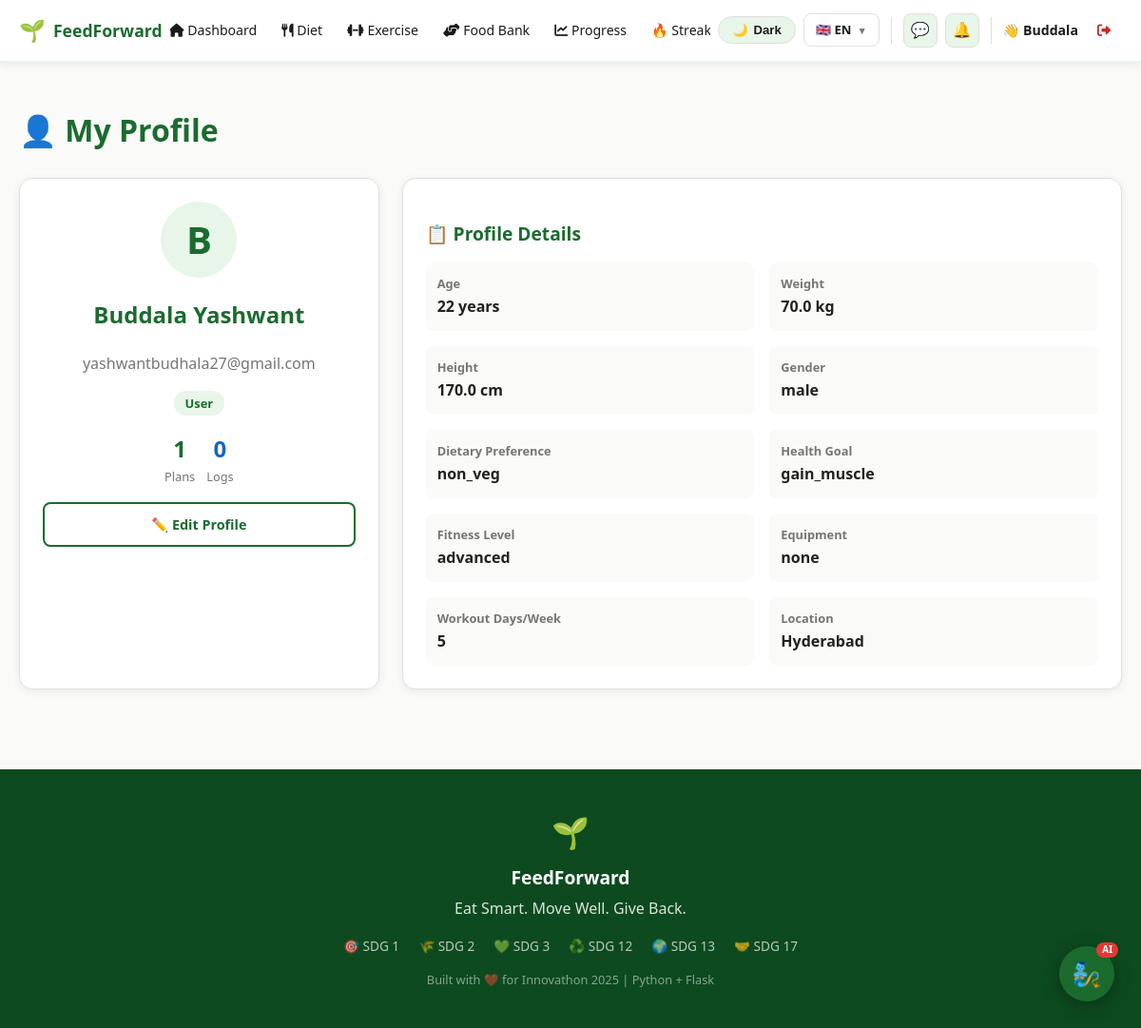
Screenshot of /profile (signed in) with the database file from the repository.
### models/user.py (models this page shows, shortened)
class User(db.Model, UserMixin):
    __tablename__ = 'users'
    id            = db.Column(db.Integer, primary_key=True)
    name          = db.Column(db.String(100), nullable=False)
    email         = db.Column(db.String(120), unique=True, nullable=False)
    password_hash = db.Column(db.String(200), nullable=False)
    role          = db.Column(db.String(20), default='user')  # user / donor / recipient / admin
    age           = db.Column(db.Integer)
    weight        = db.Column(db.Float)
    height        = db.Column(db.Float)
    gender        = db.Column(db.String(10))
    dietary_pref  = db.Column(db.String(20))   # veg / non_veg / vegan
    health_goal   = db.Column(db.String(20))   # lose_weight / gain_muscle / stay_fit
    fitness_level = db.Column(db.String(20))   # beginner / intermediate / advanced
    equipment     = db.Column(db.String(20))   # none / dumbbells / gym
    days_per_week = db.Column(db.Integer, default=4)
    location      = db.Column(db.String(200))
    latitude      = db.Column(db.Float)
    longitude     = db.Column(db.Float)
    profile_complete = db.Column(db.Boolean, default=False)
    allergies     = db.Column(db.String(200), default='')  # comma-separated e.g. "gluten,dairy,nuts"
    created_at    = db.Column(db.DateTime, default=datetime.utcnow)
    meal_plans    = db.relationship('MealPlan',     backref='user', lazy=True)
    exercise_plans= db.relationship('ExercisePlan', backref='user', lazy=True)
    donations     = db.relationship('FoodListing',  foreign_keys='FoodListing.donor_id',    backref='donor',     lazy=True)
    claims        = db.relationship('FoodListing',  foreign_keys='FoodListing.claimed_by',  backref='recipient', lazy=True)
    progress_logs = db.relationship('ProgressLog',  backref='user', lazy=True)

### routes/main.py (the view)
@main.route('/profile')
@login_required
def profile():
    from models.models import MealPlan, ExercisePlan
    total_plans = MealPlan.query.filter_by(user_id=current_user.id).count()
    total_logs  = ProgressLog.query.filter_by(user_id=current_user.id).count()
    return render_template('profile.html', total_plans=total_plans, total_logs=total_logs)

### templates/profile.html (shortened to what this page needs)
{% extends 'base.html' %}{% block title %}My Profile{% endblock %}
{% block content %}
<h1 style="font-size:2rem;font-weight:800;color:#1B6B2F;margin-bottom:24px;">👤 My Profile</h1>
<div style="display:grid;grid-template-columns:1fr 2fr;gap:24px;">
  <div class="card" style="text-align:center;">
    <div style="width:80px;height:80px;background:#E8F5E9;border-radius:50%;display:flex;align-items:center;justify-content:center;font-size:2.5rem;margin:0 auto 16px;font-weight:700;color:#1B6B2F;">{{ current_user.name[0] }}</div>
    <h2 style="font-weight:800;color:#1B6B2F;">{{ current_user.name }}</h2>
    <p style="color:#757575;">{{ current_user.email }}</p>
    <span class="badge-green">{{ current_user.role.title() }}</span>
    <div style="margin-top:16px;display:flex;gap:12px;justify-content:center;">
      <div style="text-align:center;"><div style="font-size:1.5rem;font-weight:800;color:#1B6B2F;">{{ total_plans }}</div><div style="font-size:.8rem;color:#757575;">Plans</div></div>
      <div style="text-align:center;"><div style="font-size:1.5rem;font-weight:800;color:#1565C0;">{{ total_logs }}</div><div style="font-size:.8rem;color:#757575;">Logs</div></div>
    </div>
    <a href="{{ url_for('main.setup_profile') }}" class="btn-secondary" style="margin-top:16px;display:block;font-size:.9rem;">✏️ Edit Profile</a>
  </div>
  <div class="card">
    <h3 class="section-title">📋 Profile Details</h3>
    <div style="display:grid;grid-template-columns:1fr 1fr;gap:16px;">
      {% for label,value in [('Age', (current_user.age|string + ' years') if current_user.age else 'Not set'),('Weight', (current_user.weight|string + ' kg') if current_user.weight else 'Not set'),('Height', (current_user.height|string + ' cm') if current_user.height else 'Not set'),('Gender', current_user.gender or 'Not set'),('Dietary Preference', current_user.dietary_pref or 'Not set'),('Health Goal', current_user.health_goal or 'Not set'),('Fitness Level', current_user.fitness_level or 'Not set'),('Equipment', current_user.equipment or 'Not set'),('Workout Days/Week', current_user.days_per_week|string if current_user.days_per_week else 'Not set'),('Location', current_user.location or 'Not set')] %}
      <div style="background:#FAFAF8;border-radius:8px;padding:12px;">
        <div style="font-size:.8rem;color:#757575;font-weight:600;">{{ label }}</div>
        <div style="font-weight:700;color:#212121;margin-top:2px;">{{ value }}</div>
      </div>
    </div>
  </div>
</div>
{% endblock %}

### templates/base.html (shortened to what this page needs)
<!DOCTYPE html>
<html lang="{{ lang }}" data-theme="light">
<head>
  <link href="https://cdnjs.cloudflare.com/ajax/libs/font-awesome/6.4.0/css/all.min.css" rel="stylesheet"/>
  <link rel="stylesheet" href="https://unpkg.com/leaflet@1.9.4/dist/leaflet.css"/>
</head>
<body>
<nav style="background:var(--nav-bg);border-bottom:2px solid var(--nav-border);
            position:sticky;top:0;z-index:1000;box-shadow:0 2px 10px var(--shadow);">
  <div style="max-width:1280px;margin:0 auto;padding:0 20px;
              display:flex;align-items:center;justify-content:space-between;
              height:64px;gap:8px;">
    <a href="{{ url_for('main.index') }}"
       style="display:flex;align-items:center;gap:8px;flex-shrink:0;">
      <span style="font-size:1.4rem;">🌱</span>
      <span style="font-size:1.1rem;font-weight:800;color:var(--green);">FeedForward</span>
    </a>
    {% if current_user.is_authenticated %}
    <div style="display:flex;gap:2px;align-items:center;overflow-x:auto;flex:1;justify-content:center;">
      <a href="{{ url_for('main.dashboard') }}"
         class="nav-link {% if request.endpoint=='main.dashboard' %}active{% endif %}">
        <i class="fas fa-home"></i> {{ t.nav_dashboard }}
      </a>
      <a href="{{ url_for('diet.index') }}"
         class="nav-link {% if 'diet' in (request.endpoint or '') %}active{% endif %}">
        <i class="fas fa-utensils"></i> {{ t.nav_diet }}
      </a>
      <a href="{{ url_for('exercise.index') }}"
         class="nav-link {% if 'exercise' in (request.endpoint or '') %}active{% endif %}">
        <i class="fas fa-dumbbell"></i> {{ t.nav_exercise }}
      </a>
      <a href="{{ url_for('foodbank.index') }}"
         class="nav-link {% if 'foodbank' in (request.endpoint or '') %}active{% endif %}">
        <i class="fas fa-hands-helping"></i> {{ t.nav_foodbank }}
      </a>
      <a href="{{ url_for('progress.index') }}"
         class="nav-link {% if 'progress' in (request.endpoint or '') %}active{% endif %}">
        <i class="fas fa-chart-line"></i> {{ t.nav_progress }}
      </a>
      <a href="{{ url_for('streak.index') }}"
         class="nav-link {% if 'streak' in (request.endpoint or '') %}active{% endif %}">
        🔥 Streak
      </a>
    </div>
    {% endif %}
    <div style="display:flex;align-items:center;gap:8px;flex-shrink:0;">
      <button id="themeToggle" onclick="toggleTheme()" title="Toggle theme">
        <span id="themeIcon">🌙</span>
        <span id="themeLabel">Dark</span>
      </button>
      <div class="lang-wrap">
        <div class="lang-trigger">
          {% if lang == 'en' %}🇬🇧 EN
          {% elif lang == 'te' %}🇮🇳 TE
          {% else %}🇮🇳 HI{% endif %}
          <span style="font-size:.65rem;opacity:.6;">▼</span>
        </div>
      </div>
      {% if current_user.is_authenticated %}
        <a href="{{ url_for('inbox.messages') }}" class="icon-btn" title="Messages">
          💬
        </a>
        <a href="{{ url_for('inbox.notifications') }}" class="icon-btn" title="Notifications">
          🔔
        </a>
        <span style="font-weight:600;color:var(--text);font-size:.88rem;">
          👋 {{ current_user.name.split()[0] }}
        </span>
        <a href="{{ url_for('auth.logout') }}" class="nav-link"
           style="color:var(--red);" title="{{ t.nav_logout }}">
          <i class="fas fa-sign-out-alt"></i>
        </a>
      {% else %}
        <a href="{{ url_for('auth.login') }}"    class="btn-secondary" style="padding:7px 16px;font-size:.88rem;">{{ t.nav_login }}</a>
        <a href="{{ url_for('auth.register') }}" class="btn-primary"   style="padding:7px 16px;font-size:.88rem;">{{ t.nav_get_started }}</a>
      {% endif %}
    </div>
  </div>
</nav>
<main style="max-width:1280px;margin:0 auto;padding:24px 20px;">
  {% block content %}{% endblock %}
</main>
<footer style="background:var(--green-dk);color:#fff;padding:40px 24px;margin-top:60px;text-align:center;">
  <div style="max-width:1280px;margin:0 auto;">
    <div style="font-size:2rem;margin-bottom:8px;">🌱</div>
    <div style="font-size:1.2rem;font-weight:700;margin-bottom:4px;">FeedForward</div>
    <div style="opacity:.85;margin-bottom:16px;">{{ t.footer_tagline }}</div>
    <div style="display:flex;justify-content:center;gap:20px;flex-wrap:wrap;opacity:.7;font-size:.85rem;margin-bottom:14px;">
      <span>🎯 SDG 1</span><span>🌾 SDG 2</span><span>💚 SDG 3</span>
      <span>♻️ SDG 12</span><span>🌍 SDG 13</span><span>🤝 SDG 17</span>
    </div>
    <div style="opacity:.5;font-size:.8rem;">{{ t.footer_built }}</div>
  </div>
</footer>
{% if current_user.is_authenticated %}
<div id="feedgenie-btn" onclick="toggleChat()"
     style="position:fixed;bottom:28px;right:28px;z-index:9000;
            width:58px;height:58px;background:var(--green);border-radius:50%;
            display:flex;align-items:center;justify-content:center;
            font-size:1.6rem;cursor:pointer;box-shadow:0 4px 20px rgba(0,0,0,.3);
            transition:transform .2s,box-shadow .2s;"
     onmouseover="this.style.transform='scale(1.12)'"
     onmouseout="this.style.transform='scale(1)'"
     title="Chat with FeedGenie">
  🧞
  <div style="position:absolute;top:-4px;right:-4px;background:#E53935;color:#fff;
              border-radius:10px;padding:1px 6px;font-size:.62rem;font-weight:800;line-height:1.4;">AI</div>
</div>
{% endif %}
</body>
</html>

### templates/base.html (style rules this page uses)
:root { --bg:#FAFAF8;--bg2:#F2F4F0;--surface:#FFFFFF;--surface2:#F7F8F5; --border:#E0E0DC;--text:#1A1A1A;--text2:#5C5C5C;--text3:#9E9E9E; --green:#1B6B2F;--green-dk:#0D4A1F;--green-lt:#E8F5E9;--green-mid:#C8E6C9; --amber:#FF8F00;--blue:#1565C0;--blue-lt:#E3F2FD;--red:#C62828; --red-lt:#FFEBEE;--yellow-lt:#FFF9C4; --shadow:rgba(0,0,0,.07);--shadow-hov:rgba(0,0,0,.13); --nav-bg:#FFFFFF;--nav-border:#E8F5E9;--input-bg:#FFFFFF;--toggle-bg:#E8F5E9; }
*,*::before,*::after { box-sizing:border-box; }
html { scroll-behavior:smooth; }
body { font-family:'Segoe UI',system-ui,sans-serif;background:var(--bg);color:var(--text);margin:0;line-height:1.6;transition:background .3s,color .3s; }
a { text-decoration:none; }
.btn-secondary { border:2px solid var(--green);color:var(--green);padding:10px 24px;border-radius:8px;font-weight:600;display:inline-block;background:transparent;cursor:pointer;transition:background .2s; }
.card { background:var(--surface);border-radius:14px;box-shadow:0 2px 10px var(--shadow);padding:24px;border:1px solid var(--border);transition:box-shadow .2s; }
.badge-green { background:var(--green-lt);color:var(--green);padding:4px 12px;border-radius:20px;font-size:.8rem;font-weight:600; }
.nav-link { padding:7px 12px;border-radius:8px;color:var(--text);font-weight:500;font-size:.88rem;white-space:nowrap;transition:background .15s,color .15s; }
.section-title { font-size:1.2rem;font-weight:700;color:var(--green);margin-bottom:14px; }
#themeToggle { background:var(--toggle-bg);border:1.5px solid var(--border);border-radius:50px;padding:6px 14px;cursor:pointer;font-size:.82rem;font-weight:700;color:var(--text);display:flex;align-items:center;gap:6px;transition:all .2s;white-space:nowrap; }
.lang-wrap { position:relative; }
.lang-trigger { background:var(--surface);border:1.5px solid var(--border);border-radius:8px;padding:6px 12px;cursor:pointer;font-size:.82rem;font-weight:700;color:var(--text);display:flex;align-items:center;gap:6px;transition:border .2s;white-space:nowrap;user-select:none; }
.icon-btn { position: relative; background: var(--toggle-bg); border: 1.5px solid var(--border); border-radius: 8px; width: 36px; height: 36px; display: flex; align-items: center; justify-content: center; cursor: pointer; color: var(--text); font-size: 1rem; transition: all .2s; text-decoration: none; flex-shrink: 0; }

### rows the page displays
User: name "Buddala", name "B", name "Buddala Yashwant", email "yashwantbudhala27@gmail.com", role "User", label "Gender", gender "male", label "Dietary Preference", dietary_pref "non_veg", label "Health Goal", health_goal "gain_muscle", label "Fitness Level", fitness_level "advanced", label "Equipment", equipment "none", label "Location", location "Hyderabad"

### other values shown
{{ t.nav_dashboard }} "Dashboard"
{{ t.nav_diet }} "Diet"
{{ t.nav_exercise }} "Exercise"
{{ t.nav_foodbank }} "Food Bank"
{{ t.nav_progress }} "Progress"
{{ total_plans }} "1"
{{ total_logs }} "0"
{{ label }} "Age" "Weight" "Height" "Workout Days/Week"
{{ value }} "22 years" "70.0 kg" "170.0 cm" "5"
{{ t.footer_tagline }} "Eat Smart. Move Well. Give Back."
{{ t.footer_built }} "Built with ❤️ for Innovathon 2025 | Python + Flask"
